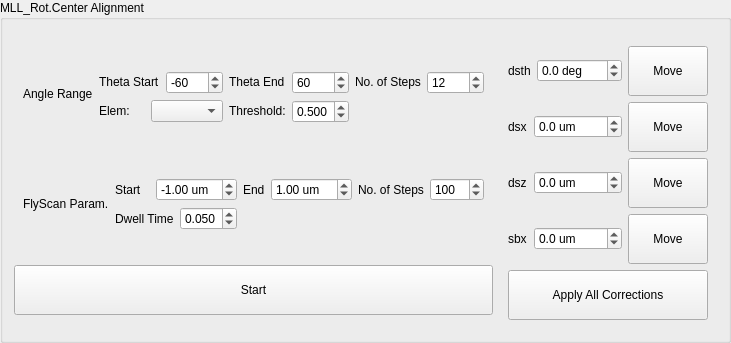
             <widget class="QGroupBox" name="groupBox_41">
              <property name="enabled">
               <bool>true</bool>
              </property>
              <property name="sizePolicy">
               <sizepolicy hsizetype="Preferred" vsizetype="Fixed">
                <horstretch>0</horstretch>
                <verstretch>0</verstretch>
               </sizepolicy>
              </property>
              <property name="title">
               <string>MLL_Rot.Center Alignment</string>
              </property>
              <layout class="QGridLayout" name="gridLayout_53">
               <property name="verticalSpacing">
                <number>0</number>
               </property>
               <item row="2" column="0">
                <widget class="QPushButton" name="pb_mll_rot_align_start">
                 <property name="sizePolicy">
                  <sizepolicy hsizetype="Preferred" vsizetype="Fixed">
                   <horstretch>0</horstretch>
                   <verstretch>0</verstretch>
                  </sizepolicy>
                 </property>
                 <property name="text">
                  <string>
Start
</string>
                 </property>
                </widget>
               </item>
               <item row="1" column="0">
                <widget class="QFrame" name="frame">
                 <property name="sizePolicy">
                  <sizepolicy hsizetype="Preferred" vsizetype="Fixed">
                   <horstretch>0</horstretch>
                   <verstretch>0</verstretch>
                  </sizepolicy>
                 </property>
                 <layout class="QGridLayout" name="gridLayout_11">
                  <item row="1" column="1">
                   <layout class="QHBoxLayout" name="horizontalLayout_76">
                    <item>
                     <widget class="QLabel" name="label_112">
                      <property name="text">
                       <string>Start</string>
                      </property>
                     </widget>
                    </item>
                    <item>
                     <widget class="QDoubleSpinBox" name="sb_mll_rot_scan_start_2">
                      <property name="sizePolicy">
                       <sizepolicy hsizetype="Preferred" vsizetype="Fixed">
                        <horstretch>0</horstretch>
                        <verstretch>0</verstretch>
                       </sizepolicy>
                      </property>
                      <property name="suffix">
                       <string> um</string>
                      </property>
                      <property name="minimum">
                       <double>-15.000000000000000</double>
                      </property>
                      <property name="maximum">
                       <double>15.000000000000000</double>
                      </property>
                      <property name="value">
                       <double>-1.000000000000000</double>
                      </property>
                     </widget>
                    </item>
                   </layout>
                  </item>
                  <item row="2" column="1">
                   <layout class="QHBoxLayout" name="horizontalLayout_22">
                    <item>
                     <widget class="QLabel" name="label_142">
                      <property name="text">
                       <string>Dwell Time</string>
                      </property>
                     </widget>
                    </item>
                    <item>
                     <widget class="QDoubleSpinBox" name="sb_mll_rot_scan_exp_time">
                      <property name="sizePolicy">
                       <sizepolicy hsizetype="Preferred" vsizetype="Fixed">
                        <horstretch>0</horstretch>
                        <verstretch>0</verstretch>
                       </sizepolicy>
                      </property>
                      <property name="decimals">
                       <number>3</number>
                      </property>
                      <property name="minimum">
                       <double>0.005000000000000</double>
                      </property>
                      <property name="maximum">
                       <double>0.500000000000000</double>
                      </property>
                      <property name="singleStep">
                       <double>0.010000000000000</double>
                      </property>
                      <property name="value">
                       <double>0.050000000000000</double>
                      </property>
                     </widget>
                    </item>
                   </layout>
                  </item>
                  <item row="1" column="3">
                   <layout class="QHBoxLayout" name="horizontalLayout_99">
                    <item>
                     <widget class="QLabel" name="label_140">
                      <property name="text">
                       <string>No. of Steps</string>
                      </property>
                     </widget>
                    </item>
                    <item>
                     <widget class="QSpinBox" name="sb_mll_rot_scan_num">
                      <property name="sizePolicy">
                       <sizepolicy hsizetype="Preferred" vsizetype="Preferred">
                        <horstretch>0</horstretch>
                        <verstretch>0</verstretch>
                       </sizepolicy>
                      </property>
                      <property name="suffix">
                       <string/>
                      </property>
                      <property name="minimum">
                       <number>10</number>
                      </property>
                      <property name="maximum">
                       <number>1000</number>
                      </property>
                      <property name="singleStep">
                       <number>50</number>
                      </property>
                      <property name="value">
                       <number>100</number>
                      </property>
                     </widget>
                    </item>
                   </layout>
                  </item>
                  <item row="1" column="2">
                   <layout class="QHBoxLayout" name="horizontalLayout_94">
                    <item>
                     <widget class="QLabel" name="label_139">
                      <property name="text">
                       <string>End</string>
                      </property>
                     </widget>
                    </item>
                    <item>
                     <widget class="QDoubleSpinBox" name="sb_mll_rot_scan_end_2">
                      <property name="sizePolicy">
                       <sizepolicy hsizetype="Preferred" vsizetype="Fixed">
                        <horstretch>0</horstretch>
                        <verstretch>0</verstretch>
                       </sizepolicy>
                      </property>
                      <property name="suffix">
                       <string> um</string>
                      </property>
                      <property name="minimum">
                       <double>-15.000000000000000</double>
                      </property>
                      <property name="maximum">
                       <double>15.000000000000000</double>
                      </property>
                      <property name="value">
                       <double>1.000000000000000</double>
                      </property>
                     </widget>
                    </item>
                   </layout>
                  </item>
                  <item row="1" column="0" rowspan="2">
                   <widget class="QLabel" name="label_85">
                    <property name="text">
                     <string>FlyScan Param.</string>
                    </property>
                    <property name="wordWrap">
                     <bool>true</bool>
                    </property>
                   </widget>
                  </item>
                 </layout>
                </widget>
               </item>
               <item row="0" column="1" rowspan="3">
                <widget class="QWidget" name="widget_11" native="true">
                 <property name="sizePolicy">
                  <sizepolicy hsizetype="Preferred" vsizetype="Fixed">
                   <horstretch>0</horstretch>
                   <verstretch>0</verstretch>
                  </sizepolicy>
                 </property>
                 <layout class="QGridLayout" name="gridLayout_20">
                  <item row="0" column="0">
                   <widget class="QLabel" name="label_86">
                    <property name="sizePolicy">
                     <sizepolicy hsizetype="Preferred" vsizetype="Ignored">
                      <horstretch>0</horstretch>
                      <verstretch>0</verstretch>
                     </sizepolicy>
                    </property>
                    <property name="text">
                     <string>Correction</string>
                    </property>
                   </widget>
                  </item>
                  <item row="1" column="0">
                   <layout class="QHBoxLayout" name="horizontalLayout_96">
                    <item>
                     <widget class="QLabel" name="label_88">
                      <property name="text">
                       <string>dsth</string>
                      </property>
                     </widget>
                    </item>
                    <item>
                     <widget class="QDoubleSpinBox" name="dsb_rot_align_dsth">
                      <property name="suffix">
                       <string> deg</string>
                      </property>
                      <property name="decimals">
                       <number>1</number>
                      </property>
                      <property name="minimum">
                       <double>-120.000000000000000</double>
                      </property>
                      <property name="maximum">
                       <double>120.000000000000000</double>
                      </property>
                      <property name="singleStep">
                       <double>5.000000000000000</double>
                      </property>
                      <property name="value">
                       <double>0.000000000000000</double>
                      </property>
                     </widget>
                    </item>
                    <item>
                     <widget class="QPushButton" name="pb_rot_align_dsth_move">
                      <property name="text">
                       <string>
Move
</string>
                      </property>
                     </widget>
                    </item>
                   </layout>
                  </item>
                  <item row="2" column="0">
                   <layout class="QHBoxLayout" name="horizontalLayout_97">
                    <item>
                     <widget class="QLabel" name="label_89">
                      <property name="text">
                       <string>dsx</string>
                      </property>
                     </widget>
                    </item>
                    <item>
                     <widget class="QDoubleSpinBox" name="dsb_rot_align_dsx">
                      <property name="suffix">
                       <string> um</string>
                      </property>
                      <property name="decimals">
                       <number>1</number>
                      </property>
                      <property name="minimum">
                       <double>-1000.000000000000000</double>
                      </property>
                      <property name="maximum">
                       <double>1000.000000000000000</double>
                      </property>
                      <property name="value">
                       <double>0.000000000000000</double>
                      </property>
                     </widget>
                    </item>
                    <item>
                     <widget class="QPushButton" name="pb_rot_align_dsx_move">
                      <property name="text">
                       <string>
Move
</string>
                      </property>
                     </widget>
                    </item>
                   </layout>
                  </item>
                  <item row="3" column="0">
                   <layout class="QHBoxLayout" name="horizontalLayout_98">
                    <item>
                     <widget class="QLabel" name="label_90">
                      <property name="text">
                       <string>dsz</string>
                      </property>
                     </widget>
                    </item>
                    <item>
                     <widget class="QDoubleSpinBox" name="dsb_rot_align_dsz">
                      <property name="suffix">
                       <string> um</string>
                      </property>
                      <property name="decimals">
                       <number>1</number>
                      </property>
                      <property name="minimum">
                       <double>-1000.000000000000000</double>
                      </property>
                      <property name="maximum">
                       <double>1000.000000000000000</double>
                      </property>
                      <property name="value">
                       <double>0.000000000000000</double>
                      </property>
                     </widget>
                    </item>
                    <item>
                     <widget class="QPushButton" name="pb_rot_align_dsz_move">
                      <property name="text">
                       <string>
Move
</string>
                      </property>
                     </widget>
                    </item>
                   </layout>
                  </item>
                  <item row="4" column="0">
                   <layout class="QHBoxLayout" name="horizontalLayout_101">
                    <item>
                     <widget class="QLabel" name="label_91">
                      <property name="text">
                       <string>sbx</string>
                      </property>
                     </widget>
                    </item>
                    <item>
                     <widget class="QDoubleSpinBox" name="dsb_rot_align_sbx">
                      <property name="suffix">
                       <string> um</string>
                      </property>
                      <property name="decimals">
                       <number>1</number>
                      </property>
                      <property name="minimum">
                       <double>-1000.000000000000000</double>
                      </property>
                      <property name="maximum">
                       <double>1000.000000000000000</double>
                      </property>
                      <property name="value">
                       <double>0.000000000000000</double>
                      </property>
                     </widget>
                    </item>
                    <item>
                     <widget class="QPushButton" name="pb_rot_align_sbx_move">
                      <property name="text">
                       <string>
Move
</string>
                      </property>
                     </widget>
                    </item>
                   </layout>
                  </item>
                  <item row="5" column="0">
                   <widget class="QPushButton" name="pb_rot_align_all_move">
                    <property name="text">
                     <string>
Apply All Corrections 
</string>
                    </property>
                   </widget>
                  </item>
                 </layout>
                </widget>
               </item>
               <item row="0" column="0">
                <widget class="QWidget" name="widget_10" native="true">
                 <property name="sizePolicy">
                  <sizepolicy hsizetype="Preferred" vsizetype="Fixed">
                   <horstretch>0</horstretch>
                   <verstretch>0</verstretch>
                  </sizepolicy>
                 </property>
                 <layout class="QGridLayout" name="gridLayout_19">
                  <item row="2" column="3" colspan="2">
                   <layout class="QHBoxLayout" name="horizontalLayout_93">
                    <item>
                     <widget class="QLabel" name="label_176">
                      <property name="sizePolicy">
                       <sizepolicy hsizetype="Preferred" vsizetype="Fixed">
                        <horstretch>0</horstretch>
                        <verstretch>0</verstretch>
                       </sizepolicy>
                      </property>
                      <property name="text">
                       <string>Threshold:</string>
                      </property>
                     </widget>
                    </item>
                    <item>
                     <widget class="QDoubleSpinBox" name="sb_mll_rot_scan_exp_time_2">
                      <property name="sizePolicy">
                       <sizepolicy hsizetype="Preferred" vsizetype="Fixed">
                        <horstretch>0</horstretch>
                        <verstretch>0</verstretch>
                       </sizepolicy>
                      </property>
                      <property name="decimals">
                       <number>3</number>
                      </property>
                      <property name="minimum">
                       <double>0.005000000000000</double>
                      </property>
                      <property name="maximum">
                       <double>1.000000000000000</double>
                      </property>
                      <property name="singleStep">
                       <double>0.010000000000000</double>
                      </property>
                      <property name="value">
                       <double>0.500000000000000</double>
                      </property>
                     </widget>
                    </item>
                   </layout>
                  </item>
                  <item row="1" column="1">
                   <widget class="QLabel" name="label_124">
                    <property name="sizePolicy">
                     <sizepolicy hsizetype="Preferred" vsizetype="Fixed">
                      <horstretch>0</horstretch>
                      <verstretch>0</verstretch>
                     </sizepolicy>
                    </property>
                    <property name="text">
                     <string>Theta Start</string>
                    </property>
                   </widget>
                  </item>
                  <item row="2" column="1" colspan="2">
                   <layout class="QHBoxLayout" name="horizontalLayout_92">
                    <item>
                     <widget class="QLabel" name="label_175">
                      <property name="sizePolicy">
                       <sizepolicy hsizetype="Preferred" vsizetype="Fixed">
                        <horstretch>0</horstretch>
                        <verstretch>0</verstretch>
                       </sizepolicy>
                      </property>
                      <property name="text">
                       <string>Elem:</string>
                      </property>
                     </widget>
                    </item>
                    <item>
                     <widget class="QComboBox" name="cb_mll_rot_elem"/>
                    </item>
                   </layout>
                  </item>
                  <item row="1" column="6">
                   <widget class="QSpinBox" name="sb_mll_rot_angle_num">
                    <property name="sizePolicy">
                     <sizepolicy hsizetype="Minimum" vsizetype="Fixed">
                      <horstretch>0</horstretch>
                      <verstretch>0</verstretch>
                     </sizepolicy>
                    </property>
                    <property name="suffix">
                     <string/>
                    </property>
                    <property name="minimum">
                     <number>1</number>
                    </property>
                    <property name="maximum">
                     <number>100</number>
                    </property>
                    <property name="value">
                     <number>12</number>
                    </property>
                   </widget>
                  </item>
                  <item row="1" column="3">
                   <widget class="QLabel" name="label_173">
                    <property name="sizePolicy">
                     <sizepolicy hsizetype="Preferred" vsizetype="Fixed">
                      <horstretch>0</horstretch>
                      <verstretch>0</verstretch>
                     </sizepolicy>
                    </property>
                    <property name="text">
                     <string>Theta End</string>
                    </property>
                   </widget>
                  </item>
                  <item row="1" column="2">
                   <widget class="QSpinBox" name="sb_mll_rot_angle_start">
                    <property name="sizePolicy">
                     <sizepolicy hsizetype="Minimum" vsizetype="Fixed">
                      <horstretch>0</horstretch>
                      <verstretch>0</verstretch>
                     </sizepolicy>
                    </property>
                    <property name="suffix">
                     <string/>
                    </property>
                    <property name="minimum">
                     <number>-120</number>
                    </property>
                    <property name="maximum">
                     <number>120</number>
                    </property>
                    <property name="singleStep">
                     <number>10</number>
                    </property>
                    <property name="value">
                     <number>-60</number>
                    </property>
                    <property name="displayIntegerBase">
                     <number>10</number>
                    </property>
                   </widget>
                  </item>
                  <item row="1" column="4">
                   <widget class="QSpinBox" name="sb_mll_rot_angle_end">
                    <property name="sizePolicy">
                     <sizepolicy hsizetype="Minimum" vsizetype="Fixed">
                      <horstretch>0</horstretch>
                      <verstretch>0</verstretch>
                     </sizepolicy>
                    </property>
                    <property name="suffix">
                     <string/>
                    </property>
                    <property name="minimum">
                     <number>-120</number>
                    </property>
                    <property name="maximum">
                     <number>120</number>
                    </property>
                    <property name="singleStep">
                     <number>10</number>
                    </property>
                    <property name="value">
                     <number>60</number>
                    </property>
                   </widget>
                  </item>
                  <item row="1" column="5">
                   <widget class="QLabel" name="label_174">
                    <property name="sizePolicy">
                     <sizepolicy hsizetype="Preferred" vsizetype="Fixed">
                      <horstretch>0</horstretch>
                      <verstretch>0</verstretch>
                     </sizepolicy>
                    </property>
                    <property name="text">
                     <string>No. of Steps</string>
                    </property>
                   </widget>
                  </item>
                  <item row="0" column="0" rowspan="3">
                   <widget class="QLabel" name="label_87">
                    <property name="sizePolicy">
                     <sizepolicy hsizetype="Preferred" vsizetype="Preferred">
                      <horstretch>0</horstretch>
                      <verstretch>0</verstretch>
                     </sizepolicy>
                    </property>
                    <property name="text">
                     <string>Angle Range</string>
                    </property>
                    <property name="scaledContents">
                     <bool>false</bool>
                    </property>
                    <property name="wordWrap">
                     <bool>true</bool>
                    </property>
                   </widget>
                  </item>
                 </layout>
                </widget>
               </item>
              </layout>
             </widget>
